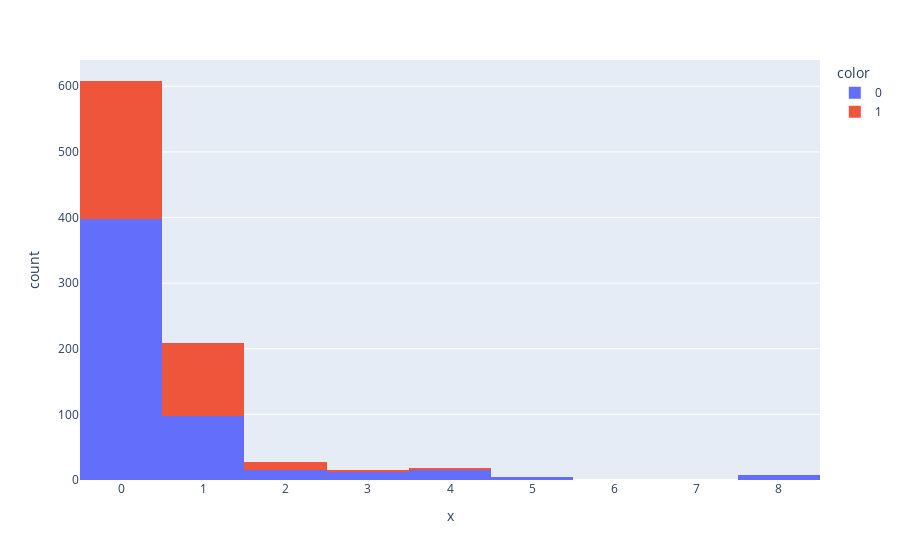

Notebook source saved alongside this figure:
### Code cell
px.histogram(x = train.SibSp, color = train.Survived).show()

### Figure 1 — Plotly figure (JSON) as saved in the notebook; plotly's stock layout.template omitted (floating-point values rounded to 4 significant figures; data arrays with more than 128 entries replaced by an {"elided": "..."} marker saying what was removed)
{"data": [{"alignmentgroup": "True", "bingroup": "x", "hovertemplate": "color=0<br>x=%{x}<br>count=%{y}<extra></extra>", "legendgroup": "0", "marker": {"color": "#636efa", "pattern": {"shape": ""}}, "name": "0", "offsetgroup": "0", "orientation": "v", "showlegend": true, "type": "histogram", "x": {"elided": "549 int values"}, "xaxis": "x", "yaxis": "y"}, {"alignmentgroup": "True", "bingroup": "x", "hovertemplate": "color=1<br>x=%{x}<br>count=%{y}<extra></extra>", "legendgroup": "1", "marker": {"color": "#EF553B", "pattern": {"shape": ""}}, "name": "1", "offsetgroup": "1", "orientation": "v", "showlegend": true, "type": "histogram", "x": {"elided": "342 int values"}, "xaxis": "x", "yaxis": "y"}], "layout": {"autosize": true, "barmode": "relative", "legend": {"title": {"text": "color"}, "tracegroupgap": 0}, "margin": {"t": 60}, "xaxis": {"anchor": "y", "autorange": true, "domain": [0, 1], "range": [-0.5, 8.5], "title": {"text": "x"}, "type": "linear"}, "yaxis": {"anchor": "x", "autorange": true, "domain": [0, 1], "range": [0, 640], "title": {"text": "count"}}}}
